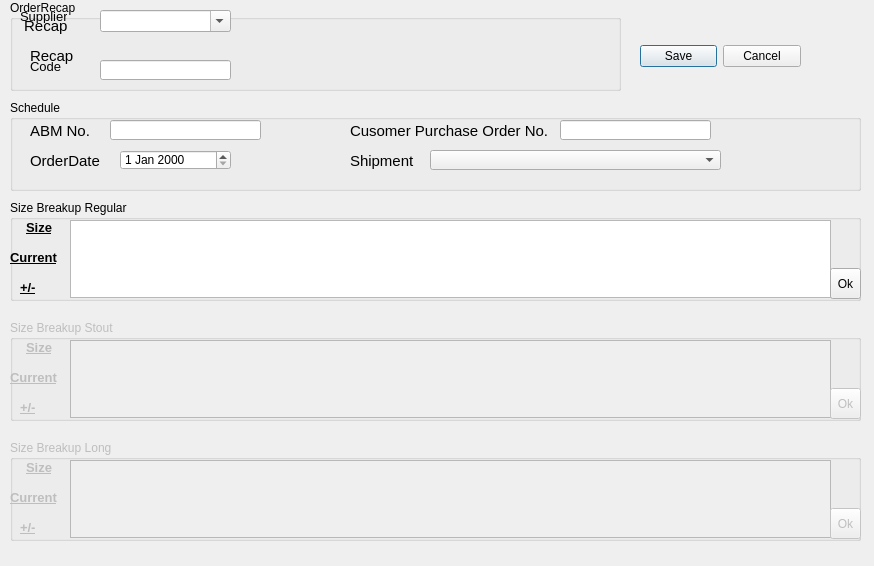
<?xml version="1.0" encoding="UTF-8"?>
<ui version="4.0">
 <class>editDialog_Order</class>
 <widget class="QDialog" name="editDialog_Order">
  <property name="geometry">
   <rect>
    <x>0</x>
    <y>0</y>
    <width>874</width>
    <height>566</height>
   </rect>
  </property>
  <property name="windowTitle">
   <string>Edit Order</string>
  </property>
  <widget class="QGroupBox" name="groupBox">
   <property name="geometry">
    <rect>
     <x>10</x>
     <y>0</y>
     <width>611</width>
     <height>91</height>
    </rect>
   </property>
   <property name="title">
    <string>OrderRecap</string>
   </property>
   <widget class="QLabel" name="lb_recap_1">
    <property name="geometry">
     <rect>
      <x>10</x>
      <y>10</y>
      <width>481</width>
      <height>31</height>
     </rect>
    </property>
    <property name="font">
     <font>
      <pointsize>11</pointsize>
     </font>
    </property>
    <property name="text">
     <string> Recap</string>
    </property>
   </widget>
   <widget class="QLabel" name="lb_recap_2">
    <property name="geometry">
     <rect>
      <x>20</x>
      <y>40</y>
      <width>481</width>
      <height>31</height>
     </rect>
    </property>
    <property name="font">
     <font>
      <pointsize>11</pointsize>
     </font>
    </property>
    <property name="text">
     <string>Recap</string>
    </property>
   </widget>
   <widget class="QLabel" name="lb_code_new_shipment">
    <property name="geometry">
     <rect>
      <x>20</x>
      <y>60</y>
      <width>47</width>
      <height>13</height>
     </rect>
    </property>
    <property name="font">
     <font>
      <pointsize>10</pointsize>
     </font>
    </property>
    <property name="text">
     <string>Code</string>
    </property>
   </widget>
   <widget class="QComboBox" name="comb_supplier_new_shipment">
    <property name="enabled">
     <bool>true</bool>
    </property>
    <property name="geometry">
     <rect>
      <x>90</x>
      <y>10</y>
      <width>131</width>
      <height>22</height>
     </rect>
    </property>
    <property name="editable">
     <bool>true</bool>
    </property>
   </widget>
   <widget class="QLineEdit" name="lin_code_new_shipment">
    <property name="geometry">
     <rect>
      <x>90</x>
      <y>60</y>
      <width>131</width>
      <height>20</height>
     </rect>
    </property>
   </widget>
   <widget class="QLabel" name="lb_supplier_new_shipment">
    <property name="geometry">
     <rect>
      <x>10</x>
      <y>10</y>
      <width>47</width>
      <height>13</height>
     </rect>
    </property>
    <property name="font">
     <font>
      <pointsize>10</pointsize>
     </font>
    </property>
    <property name="text">
     <string>Supplier</string>
    </property>
   </widget>
  </widget>
  <widget class="QGroupBox" name="groupBox_2">
   <property name="geometry">
    <rect>
     <x>10</x>
     <y>100</y>
     <width>851</width>
     <height>91</height>
    </rect>
   </property>
   <property name="title">
    <string>Schedule</string>
   </property>
   <widget class="QLabel" name="lb_recap_8">
    <property name="geometry">
     <rect>
      <x>20</x>
      <y>40</y>
      <width>91</width>
      <height>41</height>
     </rect>
    </property>
    <property name="font">
     <font>
      <pointsize>11</pointsize>
     </font>
    </property>
    <property name="text">
     <string>OrderDate</string>
    </property>
   </widget>
   <widget class="QDateEdit" name="dateE_orderdate">
    <property name="geometry">
     <rect>
      <x>110</x>
      <y>50</y>
      <width>111</width>
      <height>20</height>
     </rect>
    </property>
   </widget>
   <widget class="QLabel" name="lb_recap_7">
    <property name="geometry">
     <rect>
      <x>340</x>
      <y>40</y>
      <width>117</width>
      <height>41</height>
     </rect>
    </property>
    <property name="font">
     <font>
      <pointsize>11</pointsize>
     </font>
    </property>
    <property name="text">
     <string>Shipment</string>
    </property>
   </widget>
   <widget class="QLabel" name="lb_recap_4">
    <property name="geometry">
     <rect>
      <x>20</x>
      <y>20</y>
      <width>71</width>
      <height>21</height>
     </rect>
    </property>
    <property name="font">
     <font>
      <pointsize>11</pointsize>
     </font>
    </property>
    <property name="text">
     <string>ABM No.</string>
    </property>
   </widget>
   <widget class="QLineEdit" name="lin_abmno">
    <property name="geometry">
     <rect>
      <x>100</x>
      <y>20</y>
      <width>151</width>
      <height>20</height>
     </rect>
    </property>
   </widget>
   <widget class="QComboBox" name="comb_shipment">
    <property name="geometry">
     <rect>
      <x>420</x>
      <y>50</y>
      <width>291</width>
      <height>20</height>
     </rect>
    </property>
   </widget>
   <widget class="QLabel" name="lb_recap_5">
    <property name="geometry">
     <rect>
      <x>340</x>
      <y>20</y>
      <width>201</width>
      <height>21</height>
     </rect>
    </property>
    <property name="font">
     <font>
      <pointsize>11</pointsize>
     </font>
    </property>
    <property name="text">
     <string>Cusomer Purchase Order No.</string>
    </property>
   </widget>
   <widget class="QLineEdit" name="lin_ctm_no">
    <property name="geometry">
     <rect>
      <x>550</x>
      <y>20</y>
      <width>151</width>
      <height>20</height>
     </rect>
    </property>
   </widget>
  </widget>
  <widget class="QGroupBox" name="groupB_size_1">
   <property name="enabled">
    <bool>true</bool>
   </property>
   <property name="geometry">
    <rect>
     <x>10</x>
     <y>200</y>
     <width>851</width>
     <height>101</height>
    </rect>
   </property>
   <property name="title">
    <string>Size Breakup Regular</string>
   </property>
   <widget class="QTableWidget" name="tableW_size_1">
    <property name="geometry">
     <rect>
      <x>60</x>
      <y>20</y>
      <width>761</width>
      <height>78</height>
     </rect>
    </property>
   </widget>
   <widget class="QToolButton" name="toolBtn_plus_1">
    <property name="geometry">
     <rect>
      <x>820</x>
      <y>68</y>
      <width>31</width>
      <height>31</height>
     </rect>
    </property>
    <property name="toolTip">
     <string extracomment="Add quantity left">Add quantity left</string>
    </property>
    <property name="whatsThis">
     <string extracomment="Add quantity left"/>
    </property>
    <property name="text">
     <string>Ok</string>
    </property>
   </widget>
   <widget class="QLabel" name="label">
    <property name="geometry">
     <rect>
      <x>16</x>
      <y>20</y>
      <width>31</width>
      <height>16</height>
     </rect>
    </property>
    <property name="font">
     <font>
      <pointsize>10</pointsize>
      <weight>75</weight>
      <bold>true</bold>
      <underline>true</underline>
     </font>
    </property>
    <property name="text">
     <string>Size</string>
    </property>
    <property name="textFormat">
     <enum>Qt::RichText</enum>
    </property>
   </widget>
   <widget class="QLabel" name="label_2">
    <property name="geometry">
     <rect>
      <x>0</x>
      <y>50</y>
      <width>51</width>
      <height>16</height>
     </rect>
    </property>
    <property name="font">
     <font>
      <pointsize>10</pointsize>
      <weight>75</weight>
      <bold>true</bold>
      <underline>true</underline>
     </font>
    </property>
    <property name="toolTip">
     <string>Current quantity</string>
    </property>
    <property name="text">
     <string>Current</string>
    </property>
    <property name="textFormat">
     <enum>Qt::RichText</enum>
    </property>
   </widget>
   <widget class="QLabel" name="label_3">
    <property name="geometry">
     <rect>
      <x>10</x>
      <y>80</y>
      <width>31</width>
      <height>16</height>
     </rect>
    </property>
    <property name="font">
     <font>
      <pointsize>10</pointsize>
      <weight>75</weight>
      <bold>true</bold>
      <underline>true</underline>
     </font>
    </property>
    <property name="toolTip">
     <string>example: +5 or -5</string>
    </property>
    <property name="text">
     <string>+/-</string>
    </property>
    <property name="textFormat">
     <enum>Qt::RichText</enum>
    </property>
   </widget>
  </widget>
  <widget class="QDialogButtonBox" name="buttonBox">
   <property name="geometry">
    <rect>
     <x>640</x>
     <y>40</y>
     <width>161</width>
     <height>32</height>
    </rect>
   </property>
   <property name="orientation">
    <enum>Qt::Horizontal</enum>
   </property>
   <property name="standardButtons">
    <set>QDialogButtonBox::Cancel|QDialogButtonBox::Save</set>
   </property>
  </widget>
  <widget class="QGroupBox" name="groupB_size_2">
   <property name="enabled">
    <bool>false</bool>
   </property>
   <property name="geometry">
    <rect>
     <x>10</x>
     <y>320</y>
     <width>851</width>
     <height>101</height>
    </rect>
   </property>
   <property name="title">
    <string>Size Breakup Stout</string>
   </property>
   <widget class="QTableWidget" name="tableW_size_2">
    <property name="geometry">
     <rect>
      <x>60</x>
      <y>20</y>
      <width>761</width>
      <height>78</height>
     </rect>
    </property>
   </widget>
   <widget class="QToolButton" name="toolBtn_plus_2">
    <property name="geometry">
     <rect>
      <x>820</x>
      <y>68</y>
      <width>31</width>
      <height>31</height>
     </rect>
    </property>
    <property name="toolTip">
     <string extracomment="Add quantity left">Add quantity left</string>
    </property>
    <property name="whatsThis">
     <string extracomment="Add quantity left"/>
    </property>
    <property name="text">
     <string>Ok</string>
    </property>
   </widget>
   <widget class="QLabel" name="label_6">
    <property name="geometry">
     <rect>
      <x>0</x>
      <y>50</y>
      <width>51</width>
      <height>16</height>
     </rect>
    </property>
    <property name="font">
     <font>
      <pointsize>10</pointsize>
      <weight>75</weight>
      <bold>true</bold>
      <underline>true</underline>
     </font>
    </property>
    <property name="toolTip">
     <string>Current quantity</string>
    </property>
    <property name="text">
     <string>Current</string>
    </property>
    <property name="textFormat">
     <enum>Qt::RichText</enum>
    </property>
   </widget>
   <widget class="QLabel" name="label_5">
    <property name="geometry">
     <rect>
      <x>16</x>
      <y>20</y>
      <width>31</width>
      <height>16</height>
     </rect>
    </property>
    <property name="font">
     <font>
      <pointsize>10</pointsize>
      <weight>75</weight>
      <bold>true</bold>
      <underline>true</underline>
     </font>
    </property>
    <property name="text">
     <string>Size</string>
    </property>
    <property name="textFormat">
     <enum>Qt::RichText</enum>
    </property>
   </widget>
   <widget class="QLabel" name="label_4">
    <property name="geometry">
     <rect>
      <x>10</x>
      <y>80</y>
      <width>31</width>
      <height>16</height>
     </rect>
    </property>
    <property name="font">
     <font>
      <pointsize>10</pointsize>
      <weight>75</weight>
      <bold>true</bold>
      <underline>true</underline>
     </font>
    </property>
    <property name="toolTip">
     <string>example: +5 or -5</string>
    </property>
    <property name="text">
     <string>+/-</string>
    </property>
    <property name="textFormat">
     <enum>Qt::RichText</enum>
    </property>
   </widget>
  </widget>
  <widget class="QGroupBox" name="groupB_size_3">
   <property name="enabled">
    <bool>false</bool>
   </property>
   <property name="geometry">
    <rect>
     <x>10</x>
     <y>440</y>
     <width>851</width>
     <height>101</height>
    </rect>
   </property>
   <property name="title">
    <string>Size Breakup Long</string>
   </property>
   <widget class="QTableWidget" name="tableW_size_3">
    <property name="geometry">
     <rect>
      <x>60</x>
      <y>20</y>
      <width>761</width>
      <height>78</height>
     </rect>
    </property>
   </widget>
   <widget class="QToolButton" name="toolBtn_plus_3">
    <property name="geometry">
     <rect>
      <x>820</x>
      <y>68</y>
      <width>31</width>
      <height>31</height>
     </rect>
    </property>
    <property name="toolTip">
     <string extracomment="Add quantity left">Add quantity left</string>
    </property>
    <property name="whatsThis">
     <string extracomment="Add quantity left"/>
    </property>
    <property name="text">
     <string>Ok</string>
    </property>
   </widget>
   <widget class="QLabel" name="label_9">
    <property name="geometry">
     <rect>
      <x>0</x>
      <y>50</y>
      <width>51</width>
      <height>16</height>
     </rect>
    </property>
    <property name="font">
     <font>
      <pointsize>10</pointsize>
      <weight>75</weight>
      <bold>true</bold>
      <underline>true</underline>
     </font>
    </property>
    <property name="toolTip">
     <string>Current quantity</string>
    </property>
    <property name="text">
     <string>Current</string>
    </property>
    <property name="textFormat">
     <enum>Qt::RichText</enum>
    </property>
   </widget>
   <widget class="QLabel" name="label_7">
    <property name="geometry">
     <rect>
      <x>10</x>
      <y>80</y>
      <width>31</width>
      <height>16</height>
     </rect>
    </property>
    <property name="font">
     <font>
      <pointsize>10</pointsize>
      <weight>75</weight>
      <bold>true</bold>
      <underline>true</underline>
     </font>
    </property>
    <property name="toolTip">
     <string>example: +5 or -5</string>
    </property>
    <property name="text">
     <string>+/-</string>
    </property>
    <property name="textFormat">
     <enum>Qt::RichText</enum>
    </property>
   </widget>
   <widget class="QLabel" name="label_8">
    <property name="geometry">
     <rect>
      <x>16</x>
      <y>20</y>
      <width>31</width>
      <height>16</height>
     </rect>
    </property>
    <property name="font">
     <font>
      <pointsize>10</pointsize>
      <weight>75</weight>
      <bold>true</bold>
      <underline>true</underline>
     </font>
    </property>
    <property name="text">
     <string>Size</string>
    </property>
    <property name="textFormat">
     <enum>Qt::RichText</enum>
    </property>
   </widget>
  </widget>
  <zorder>groupBox_2</zorder>
  <zorder>groupBox</zorder>
  <zorder>groupB_size_1</zorder>
  <zorder>buttonBox</zorder>
  <zorder>groupB_size_2</zorder>
  <zorder>groupB_size_3</zorder>
 </widget>
 <resources/>
 <connections>
  <connection>
   <sender>buttonBox</sender>
   <signal>accepted()</signal>
   <receiver>editDialog_Order</receiver>
   <slot>accept()</slot>
   <hints>
    <hint type="sourcelabel">
     <x>248</x>
     <y>254</y>
    </hint>
    <hint type="destinationlabel">
     <x>157</x>
     <y>274</y>
    </hint>
   </hints>
  </connection>
  <connection>
   <sender>buttonBox</sender>
   <signal>rejected()</signal>
   <receiver>editDialog_Order</receiver>
   <slot>reject()</slot>
   <hints>
    <hint type="sourcelabel">
     <x>316</x>
     <y>260</y>
    </hint>
    <hint type="destinationlabel">
     <x>286</x>
     <y>274</y>
    </hint>
   </hints>
  </connection>
 </connections>
</ui>
